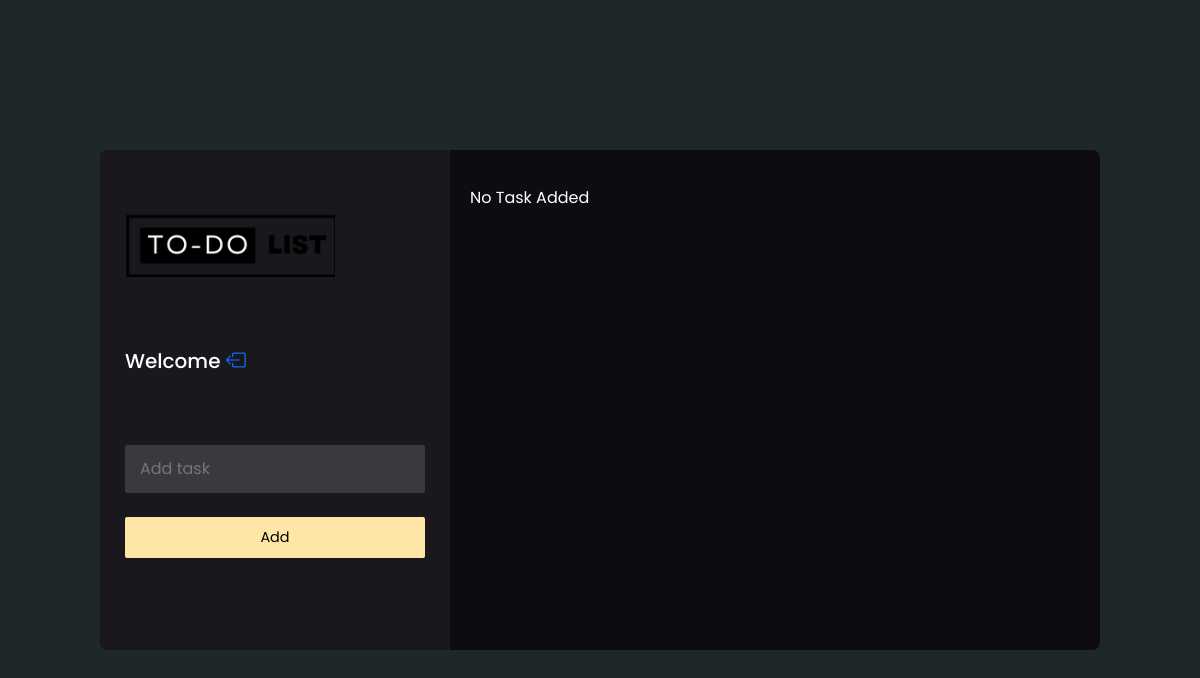
Before: /home/ (signed in) with the older database file.
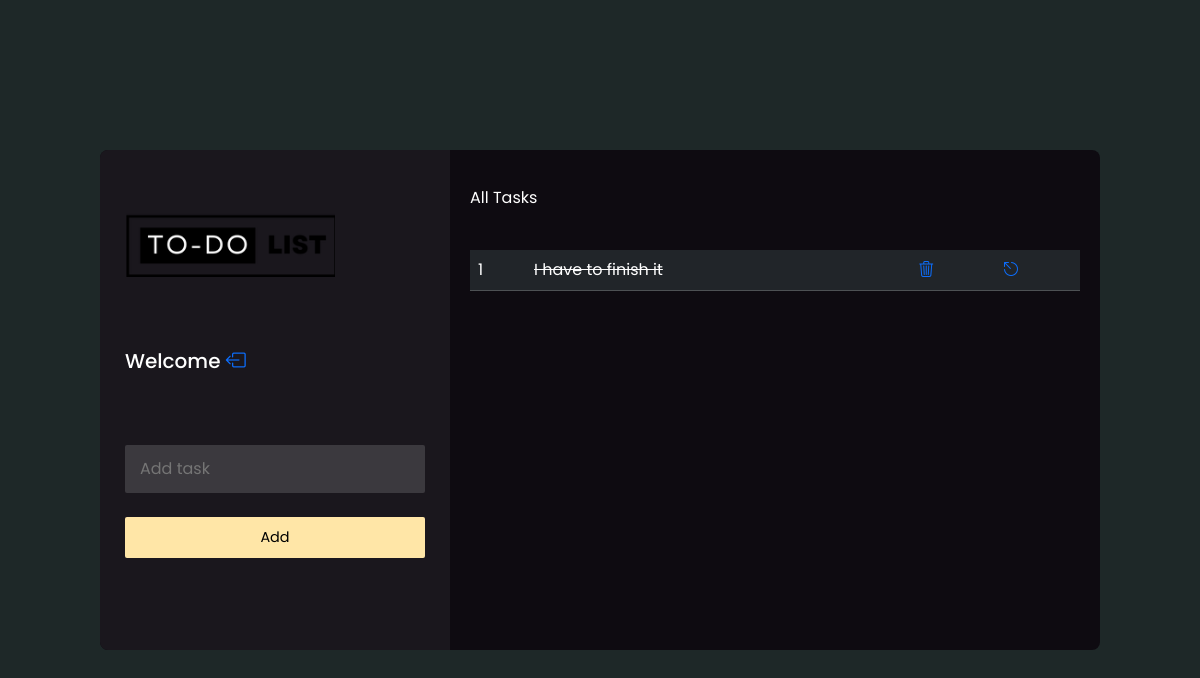
After: the same page with the newer database file.
### todo_list/models.py (models this page shows, shortened)
class List(models.Model):
    user = models.ForeignKey(User, on_delete=models.CASCADE)
    item = models.CharField(max_length=50)
    completed = models.BooleanField(default=False)

### todo_list/views.py (the view, shortened to what this page needs)
# urls.py: path('home/',views.home,name='home'),
def home(request):
    all_items = List.objects.filter(user=request.user)
    return render(request, 'home.html', {'all_items': all_items})

### todo_list/templates/home.html (shortened to what this page needs)
<!DOCTYPE html>
{% load static %}
<html lang="en" >
<head>
</head>
<body style="background-color:#1E2828">
<link href="https://cdn.jsdelivr.net/npm/bootstrap@5.3.3/dist/css/bootstrap.min.css" rel="stylesheet">
<link rel="stylesheet" href="https://cdn.jsdelivr.net/npm/bootstrap-icons@1.11.3/font/bootstrap-icons.min.css">
<link rel="stylesheet" href="{% static 'assets/css/home.css' %}">
<link rel="stylesheet" href="{% static 'assets/css/my_style.css' %}">
<link href="{% static 'assets/vendor/animate.css/animate.min.css' %}" rel="stylesheet">
<div class="dashboard">
	<div class="dashboard-left">
		<div class="logo" style="margin-top: -30px;">
			<img src="{% static 'assets/img/durum.png' %}" width="210" height="65">
		</div><br><br><br>
		<div>
			<h5 style="color:white"> Welcome {{user.first_name}} <a href="{% url 'logout' %}"><i class="bi bi-box-arrow-left"></i></a></h5>
		</div><br><br>
		<form action="{% url 'home' %}" method="POST">
		<div class="left-task">
			<div class="task-info task-item">
				<input type="text" class="task-info-input task-input" placeholder='Add task' name="item" >
			</div>
			<button class="task-add" type="submit">Add</button>
		</div>
		</form>
	</div>
	<div class="dashboard-right">
		<div class="right-list">
			<div class="list-flex">
				{% if all_items %}
					<p style="color:white">All Tasks</p><br>
				{% else %}
					<p style="color:white">No Task Added</p><br>
				{% endif %}
				<table class="table table-dark" style="color:white">
					<tbody>
					{% for boom in all_items %}
					{% if boom.completed %}
					  <tr>
						<td>{{forloop.counter}}</td>
						<td class="striker">{{boom.item}}</td>
						<td><a href="{% url 'delete' boom.id %}" class="delete"><i class="bi bi-trash3"></i></a></td>
						<td><a href="{% url 'cross_on' boom.id %}"><i class="bi bi-escape"></i></a></td>
					  </tr>
					  {% endif %}
					  {% endfor %}
					</tbody>
				  </table>
			</div>
		</div>
	</div>
</div>
</body>
</html>

### static/assets/css/home.css (style rules this page uses)
* { margin: 0; padding: 0; box-sizing: border-box; outline: none; }
:root { --bc-main: #e3e3e3; --bc-wht: #fff; --bc-blk: #000; --primary-dark: #1a171d; --font: "Poppins", sans-serif; --font-ct: #b8b8b8; --ease: all 0.4s ease-in-out; }
body { background-color: var(--bc-main); display: flex; align-items: center; justify-content: center; height: 100vh; }
.dashboard { background-color: #0e0b11; height: 500px; width: 1000px; font-family: var(--font); display: flex; flex-direction: row; border-radius: 8px; overflow: hidden; }
.dashboard-left { display: flex; flex-direction: column; justify-content: center; height: 100%; width: 35%; min-width: 344px; padding: 25px; background-color: var(--primary-dark); }
.dashboard-right { position: relative; height: 100%; flex: 1; }
.left-task { display: flex; flex-direction: column; }
.task-input { padding: 12px 15px; background-color: #f7f7f726; font-family: inherit; border: none; border-radius: 2px; color: var(--font-ct); margin-bottom: 0.5em; transition: var(--ease); }
.task-item { margin: 1em 0; display: flex; flex-direction: column; }
.task-add { padding: 10px; outline: none; background: #ffe6a7; font-family: inherit; border: none; font-size: 0.9em; border-radius: 2px; cursor: pointer; }
.right-list { padding: 20px; height: 100%; overflow: scroll; }
.list-flex { display: flex; flex-direction: column; }

### static/assets/css/my_style.css (style rules this page uses)
.striker { text-decoration: line-through; }

Changed rows visible on the page:
added List: item "I have to finish it"
Other visible differences:
text no longer shown: "No Task Added"
text now shown: "All Tasks"
